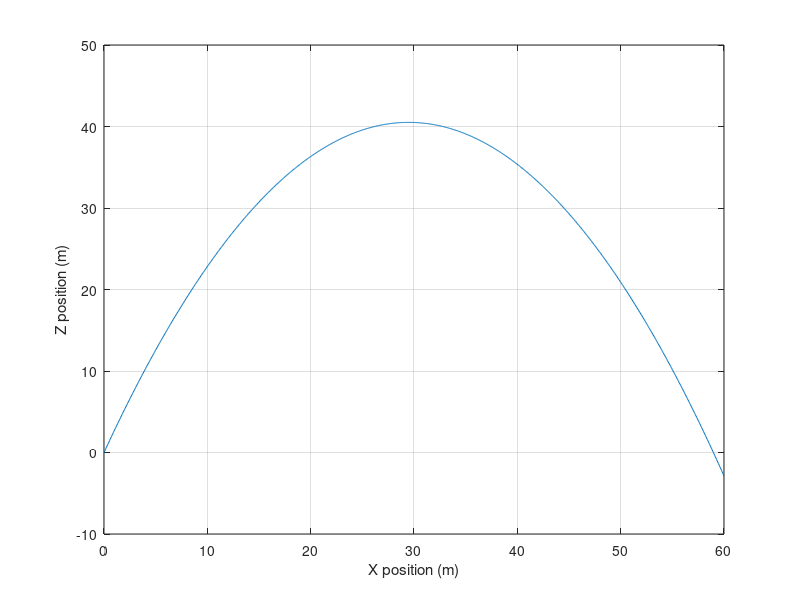
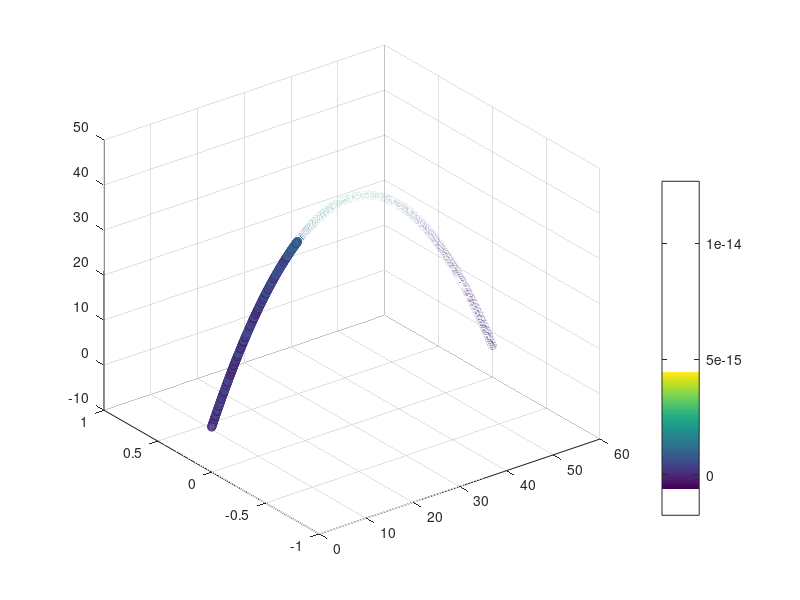

Here is the MATLAB script that generated these plots, in order:
clc;
clear ;
close all;

%% LOOP 

%Variables
h0 = 45.8716;
%h0 = 60;
g = 9.81;
v0 = sqrt(2*g*h0);
theta0 = 70;



% Parabola diagram
x = linspace(0, 60, 1000);  %correct
z = x.*tand(theta0) - ((9.81.*(x.^2))/(2*v0^2*(cosd(theta0))^2));  %Correct

dzdx = tand(theta0) - (9.81.*x)/(v0^2*(cosd(theta0)^2));
d2zdx2 = -9.81/(v0^2*cosd(theta0)^2);

rho = ((1+(dzdx.^2)).^(3/2))./abs(d2zdx2);
theta = atand(dzdx);
v = sqrt(2*g.*(h0-z));
G_force = cosd(theta)-((v.^2)./(g.*rho));


%Plot
plot(x,z)
xlabel('X position (m)');
ylabel('Z position (m)');
grid on;

hold on;

%G-plot
y=zeros(1,1000);
figure();
scatter3(x,y,z,[],G_force)
colormap;
colorbar;
